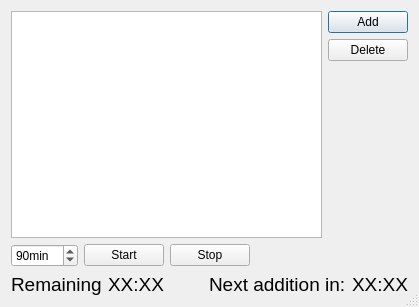
<?xml version="1.0" encoding="UTF-8"?>
<ui version="4.0">
 <class>BoilTimerDialog</class>
 <widget class="QDialog" name="BoilTimerDialog">
  <property name="geometry">
   <rect>
    <x>0</x>
    <y>0</y>
    <width>419</width>
    <height>307</height>
   </rect>
  </property>
  <property name="windowTitle">
   <string>BoilTimerDialog</string>
  </property>
  <property name="sizeGripEnabled">
   <bool>true</bool>
  </property>
  <layout class="QVBoxLayout" name="verticalLayout_2">
   <item>
    <layout class="QHBoxLayout" name="horizontalLayout_2">
     <item>
      <widget class="QTableView" name="twBoilSchedule">
       <property name="editTriggers">
        <set>QAbstractItemView::AnyKeyPressed|QAbstractItemView::DoubleClicked|QAbstractItemView::SelectedClicked</set>
       </property>
       <property name="selectionMode">
        <enum>QAbstractItemView::SingleSelection</enum>
       </property>
       <property name="sortingEnabled">
        <bool>true</bool>
       </property>
      </widget>
     </item>
     <item>
      <layout class="QVBoxLayout" name="verticalLayout">
       <item>
        <widget class="QPushButton" name="buttAdd">
         <property name="text">
          <string>Add</string>
         </property>
        </widget>
       </item>
       <item>
        <widget class="QPushButton" name="buttDelete">
         <property name="text">
          <string>Delete</string>
         </property>
        </widget>
       </item>
       <item>
        <spacer name="verticalSpacer">
         <property name="orientation">
          <enum>Qt::Vertical</enum>
         </property>
         <property name="sizeHint" stdset="0">
          <size>
           <width>20</width>
           <height>40</height>
          </size>
         </property>
        </spacer>
       </item>
      </layout>
     </item>
    </layout>
   </item>
   <item>
    <layout class="QHBoxLayout" name="horizontalLayout">
     <item>
      <widget class="QSpinBox" name="spnTotalTime">
       <property name="suffix">
        <string>min</string>
       </property>
       <property name="minimum">
        <number>1</number>
       </property>
       <property name="maximum">
        <number>999</number>
       </property>
       <property name="value">
        <number>90</number>
       </property>
      </widget>
     </item>
     <item>
      <widget class="QPushButton" name="buttStart">
       <property name="text">
        <string>Start</string>
       </property>
      </widget>
     </item>
     <item>
      <widget class="QPushButton" name="buttStop">
       <property name="text">
        <string>Stop</string>
       </property>
      </widget>
     </item>
     <item>
      <spacer name="horizontalSpacer">
       <property name="orientation">
        <enum>Qt::Horizontal</enum>
       </property>
       <property name="sizeHint" stdset="0">
        <size>
         <width>40</width>
         <height>20</height>
        </size>
       </property>
      </spacer>
     </item>
    </layout>
   </item>
   <item>
    <layout class="QHBoxLayout" name="horizontalLayout_3">
     <item>
      <widget class="QLabel" name="lblRemaining">
       <property name="font">
        <font>
         <pointsize>14</pointsize>
        </font>
       </property>
       <property name="text">
        <string>Remaining</string>
       </property>
      </widget>
     </item>
     <item>
      <widget class="QLabel" name="lblTotal">
       <property name="font">
        <font>
         <pointsize>14</pointsize>
        </font>
       </property>
       <property name="text">
        <string>XX:XX</string>
       </property>
      </widget>
     </item>
     <item>
      <spacer name="horizontalSpacer_2">
       <property name="orientation">
        <enum>Qt::Horizontal</enum>
       </property>
       <property name="sizeHint" stdset="0">
        <size>
         <width>40</width>
         <height>20</height>
        </size>
       </property>
      </spacer>
     </item>
     <item>
      <widget class="QLabel" name="label_3">
       <property name="font">
        <font>
         <pointsize>14</pointsize>
        </font>
       </property>
       <property name="text">
        <string>Next addition in:</string>
       </property>
      </widget>
     </item>
     <item>
      <widget class="QLabel" name="lblNext">
       <property name="font">
        <font>
         <pointsize>14</pointsize>
        </font>
       </property>
       <property name="text">
        <string>XX:XX</string>
       </property>
      </widget>
     </item>
    </layout>
   </item>
  </layout>
 </widget>
 <layoutdefault spacing="6" margin="11"/>
 <resources/>
 <connections/>
</ui>
